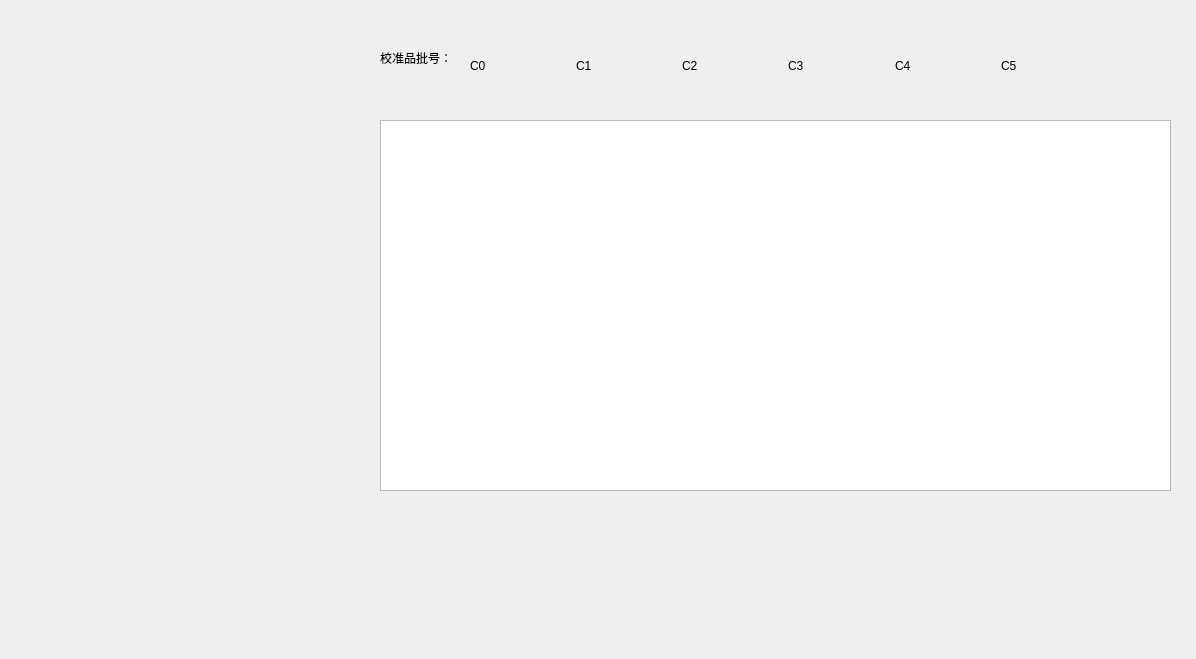
<?xml version="1.0" encoding="UTF-8"?>
<ui version="4.0">
 <class>CaliResTrend</class>
 <widget class="QWidget" name="CaliResTrend">
  <property name="geometry">
   <rect>
    <x>0</x>
    <y>0</y>
    <width>1196</width>
    <height>659</height>
   </rect>
  </property>
  <property name="windowTitle">
   <string>Form</string>
  </property>
  <widget class="CusTableView" name="tabView_Project" native="true">
   <property name="geometry">
    <rect>
     <x>10</x>
     <y>60</y>
     <width>171</width>
     <height>521</height>
    </rect>
   </property>
  </widget>
  <widget class="CusTableView" name="tabView_Reagent" native="true">
   <property name="geometry">
    <rect>
     <x>200</x>
     <y>60</y>
     <width>161</width>
     <height>521</height>
    </rect>
   </property>
  </widget>
  <widget class="QWidget" name="layoutWidget">
   <property name="geometry">
    <rect>
     <x>470</x>
     <y>30</y>
     <width>631</width>
     <height>71</height>
    </rect>
   </property>
   <layout class="QHBoxLayout" name="horizontalLayout">
    <item>
     <widget class="QLabel" name="label">
      <property name="text">
       <string>C0</string>
      </property>
     </widget>
    </item>
    <item>
     <widget class="QLabel" name="label_2">
      <property name="text">
       <string>C1</string>
      </property>
     </widget>
    </item>
    <item>
     <widget class="QLabel" name="label_3">
      <property name="text">
       <string>C2</string>
      </property>
     </widget>
    </item>
    <item>
     <widget class="QLabel" name="label_4">
      <property name="text">
       <string>C3</string>
      </property>
     </widget>
    </item>
    <item>
     <widget class="QLabel" name="label_5">
      <property name="text">
       <string>C4</string>
      </property>
     </widget>
    </item>
    <item>
     <widget class="QLabel" name="label_6">
      <property name="text">
       <string>C5</string>
      </property>
     </widget>
    </item>
   </layout>
  </widget>
  <widget class="QLabel" name="label_7">
   <property name="geometry">
    <rect>
     <x>380</x>
     <y>50</y>
     <width>91</width>
     <height>16</height>
    </rect>
   </property>
   <property name="text">
    <string>校准品批号：</string>
   </property>
  </widget>
  <widget class="QChartView" name="chart_CaliTrend">
   <property name="geometry">
    <rect>
     <x>380</x>
     <y>120</y>
     <width>791</width>
     <height>371</height>
    </rect>
   </property>
  </widget>
 </widget>
 <customwidgets>
  <customwidget>
   <class>CusTableView</class>
   <extends>QWidget</extends>
   <header location="global">CusTableView.h</header>
   <container>1</container>
  </customwidget>
  <customwidget>
   <class>QChartView</class>
   <extends>QGraphicsView</extends>
   <header location="global">qchartview.h</header>
  </customwidget>
 </customwidgets>
 <resources/>
 <connections/>
</ui>
